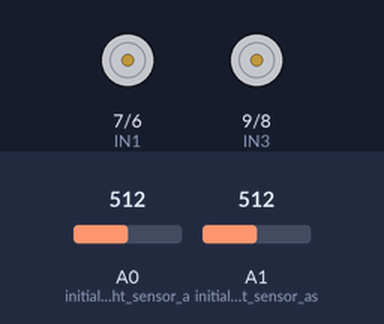
Bench run of a sketch on a simulated Arduino Uno, built with avr-gcc and run on an emulated ATmega328P. On the bench: motor-driver pin pairs drawn as motors (green arrow = first pin HIGH = forward, orange = second pin HIGH = backward, longer = more drive, scaled by the enable pin). The inputs (shaded band) are chosen by the test bench; at power-on: A0 (initialize_Right_sensor_a) = 512, A1 (initialize_Left_sensor_as) = 512.

Above: at 10.8 s.
10.9 s: A0 (initialize_Right_sensor_a) set to 38
21.2 s: A0 (initialize_Right_sensor_a) set to 32
At 30.8 s:
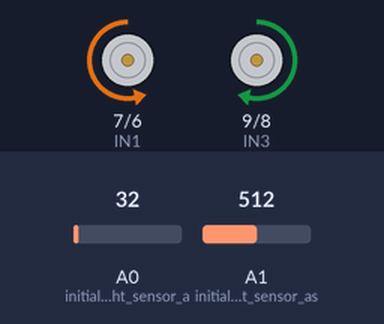
31.5 s: A1 (initialize_Left_sensor_as) set to 40
41.5 s: A1 (initialize_Left_sensor_as) set to 32
At 41.9 s:
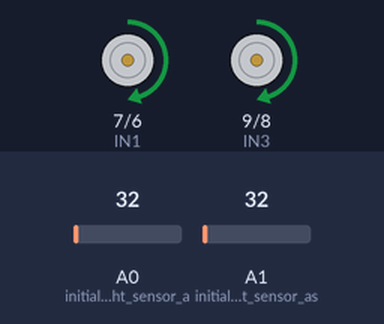
51.5 s: A0 (initialize_Right_sensor_a) set to 122
At 51.9 s:
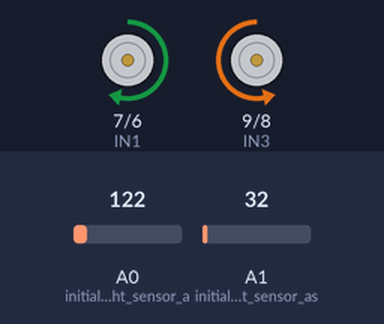
61.5 s: A1 (initialize_Left_sensor_as) set to 122
At 61.9 s:
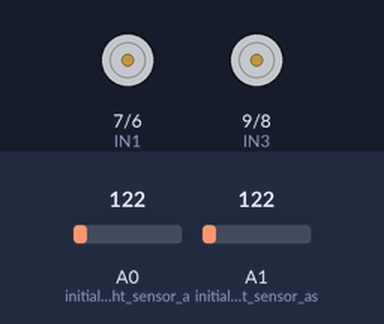
Timing chart, 0 to 64.5 s (numbered marks = the images above; inputs shaded):
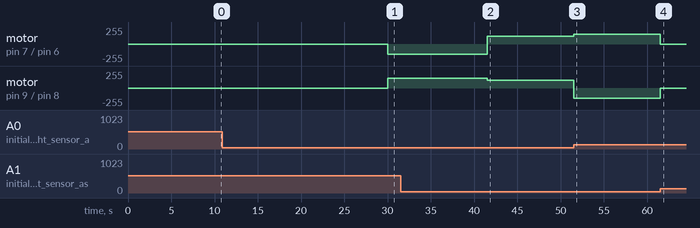

The sketch:

LINE_FOLOWING_BOT.ino
```cpp
 #define IN1 7
 #define IN2 6
 #define IN3 9
 #define IN4 8
 #define ENA 5
 #define ENB 10

 int valuePWM1=120; // speed motor 1
 int valuePWM2=150; // speed motor 2

void setup() {

  pinMode(IN1,OUTPUT);
  pinMode(IN2,OUTPUT);
  pinMode(IN3,OUTPUT);
  pinMode(IN4,OUTPUT);
  pinMode(ENA,OUTPUT);
  pinMode(ENB,OUTPUT);
  pinMode(A0, INPUT); // initialize Right sensor as an inut
  pinMode(A1, INPUT); // initialize Left sensor as as input
  Serial.begin (9600);
}

void loop() {

  int LEFT_SENSOR = analogRead(A0);
  int RIGHT_SENSOR = analogRead(A1);

if(RIGHT_SENSOR<36 && LEFT_SENSOR<36) //FORWARD
{
            digitalWrite(IN1, HIGH);
            digitalWrite(IN2, LOW);
            digitalWrite(IN3, HIGH);
            digitalWrite(IN4, LOW);
            analogWrite (ENA, valuePWM1);
            analogWrite (ENB, valuePWM1);
}

 else if(RIGHT_SENSOR>36 && LEFT_SENSOR<36) //LEFT
 {
            digitalWrite(IN1, LOW);
            digitalWrite(IN2, HIGH);
            digitalWrite(IN3, HIGH);
            digitalWrite(IN4, LOW);
            analogWrite(ENA, valuePWM2);
            analogWrite(ENB, valuePWM2);
}

else if(RIGHT_SENSOR<36 && LEFT_SENSOR>35) //RIGHT
 {
              digitalWrite(IN1, HIGH);
              digitalWrite(IN2, LOW);
              digitalWrite(IN3, LOW);
              digitalWrite(IN4, HIGH);
              analogWrite(ENA, valuePWM2);
              analogWrite(ENB, valuePWM2);
}

else if(RIGHT_SENSOR>35 && LEFT_SENSOR>35) //BACK
{
              digitalWrite(IN1, LOW);
              digitalWrite(IN2, LOW);
              digitalWrite(IN3, LOW);
              digitalWrite(IN4, LOW);
              delay(10000);
 }
}
```

Measured:
- the behaviour switches between 36 and 35 on A0 (initialize_Right_sensor_a) (found by bisection; images 0 and 1)
- the behaviour switches between 36 and 35 on A1 (initialize_Left_sensor_as) (found by bisection; images 1 and 2)
- after the input at 10.9 s, every drawn part: stays the same
- after the input at 21.2 s, motor on pin 7 (IN1) / pin 6 (IN2): stopped → backward 150/255 after 8.8 s; motor on pin 9 (IN3) / pin 8 (IN4): stopped → forward 150/255 after 8.8 s
- after the input at 31.5 s, every drawn part: stays the same
- after the input at 41.5 s, motor on pin 7 (IN1) / pin 6 (IN2): backward 150/255 → forward 120/255 at once; motor on pin 9 (IN3) / pin 8 (IN4): forward 150/255 → forward 120/255 at once
- after the input at 51.5 s, motor on pin 7 (IN1) / pin 6 (IN2): forward 120/255 → forward 150/255 at once; motor on pin 9 (IN3) / pin 8 (IN4): forward 120/255 → backward 150/255 at once
- after the input at 61.5 s, motor on pin 7 (IN1) / pin 6 (IN2): forward 150/255 → stopped at once; motor on pin 9 (IN3) / pin 8 (IN4): backward 150/255 → stopped at once
